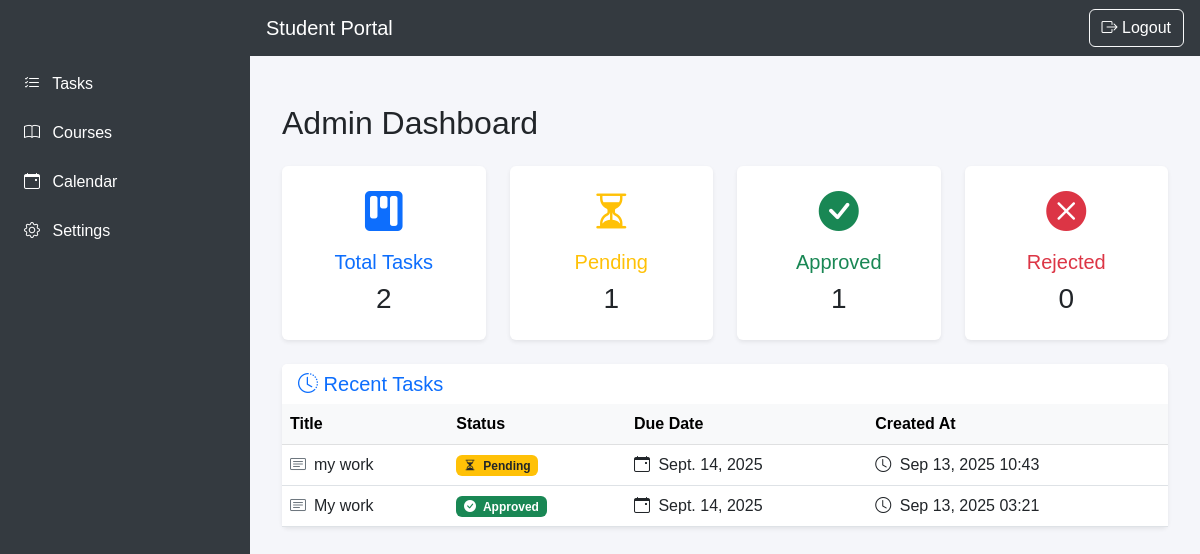
Before: /adminn/dashboard (signed in) with the older database file.
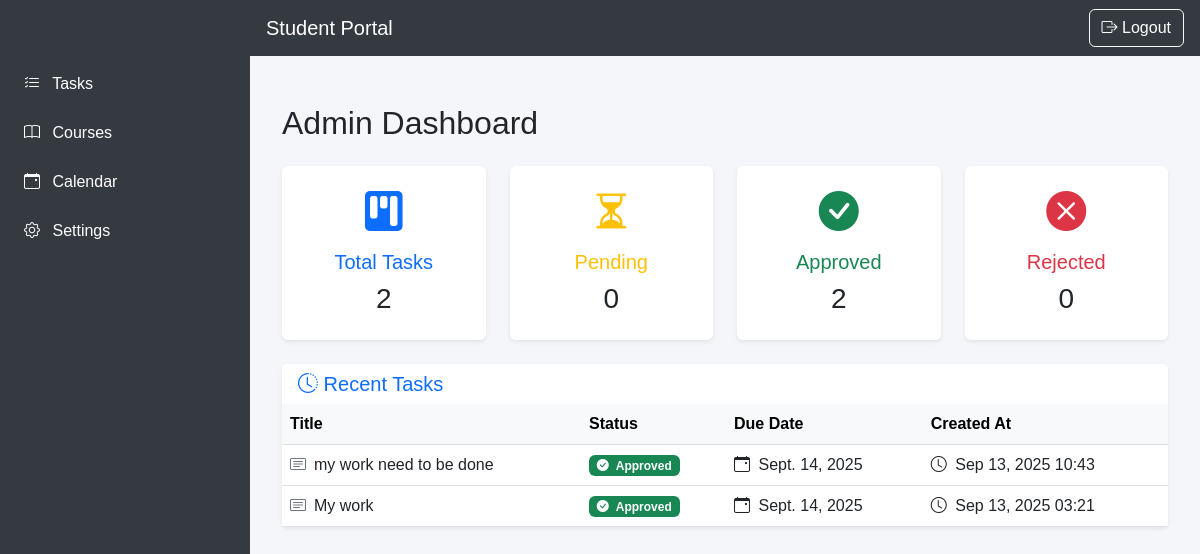
After: the same page with the newer database file.
### assignments/models.py (models this page shows, shortened)
class Task(models.Model):
    STATUS_CHOICES = (
        ("pending", "Pending"),
        ("approved", "Approved"),
        ("rejected", "Rejected"),
    )
    title = models.CharField(max_length=255)
    description = models.TextField(blank=True, null=True)
    due_date = models.DateField()
    status = models.CharField(
        max_length=20,
        choices=STATUS_CHOICES,
        default="pending"
    )
    amount = models.DecimalField(max_digits=8, decimal_places=2, default=0.00)  # total cos
    is_deleted = models.BooleanField(default=False)
    is_paid = models.BooleanField(default=False)
    assigned_to = models.ForeignKey(
        settings.AUTH_USER_MODEL,
        on_delete=models.SET_NULL,
        related_name="tasks",
        null=True,
        blank=True
    )
    file = models.FileField(
        upload_to=task_file_upload_path,
        storage=protected_storage,
        validators=[validate_file_extension, validate_file_size],
        blank=True,
        null=True
    )
    completed_file = models.FileField(
        upload_to=task_file_upload_path,
        storage=protected_storage,
        validators=[validate_file_extension, validate_file_size],
        blank=True,
        null=True
    )
    created_by = models.ForeignKey(
        settings.AUTH_USER_MODEL,
        on_delete=models.CASCADE,
        related_name="created_tasks"
    )
    created_at = models.DateTimeField(auto_now_add=True)

### accounts/views.py (the view)
# urls.py: path("adminn/dashboard", AdminDashboardView.as_view(), name="admin_dashboard"),
class AdminDashboardView(LoginRequiredMixin, TemplateView):
    template_name = "accounts/admin_dashboard.html"
    def get_context_data(self, **kwargs):
        context = super().get_context_data(**kwargs)
        context["title"] = "Admin Dashboard"
        context["pending_tasks"] = Task.objects.filter(status="pending", is_deleted=False)
        context["approved_tasks"] = Task.objects.filter(status="approved", is_deleted=False)
        context["rejected_tasks"] = Task.objects.filter(status="rejected", is_deleted=False)
        context["pending_count"] = context["pending_tasks"].count()
        context["approved_count"] = context["approved_tasks"].count()
        context["rejected_count"] = context["rejected_tasks"].count()
        context["total_count"] = Task.objects.filter(is_deleted=False).count()
        context["recent_tasks"] = Task.objects.filter(is_deleted=False).order_by("-created_at")[:5]
        return context

### accounts/templates/accounts/admin_dashboard.html
{% extends 'accounts/base.html' %}
{% block content %}
<div class="container mt-4">
  <h2>{{ title }}</h2>
  <div class="row mt-4">
    <div class="col-md-3">
      <div class="card shadow-sm border-0">
        <div class="card-body text-center">
          <i class="bi bi-kanban-fill text-primary fs-1"></i>
          <h5 class="text-primary mt-2">Total Tasks</h5>
          <h3>{{ total_count }}</h3>
        </div>
      </div>
    </div>
    <div class="col-md-3">
      <div class="card shadow-sm border-0">
        <div class="card-body text-center">
          <i class="bi bi-hourglass-split text-warning fs-1"></i>
          <h5 class="text-warning mt-2">Pending</h5>
          <h3>{{ pending_count }}</h3>
        </div>
      </div>
    </div>
    <div class="col-md-3">
      <div class="card shadow-sm border-0">
        <div class="card-body text-center">
          <i class="bi bi-check-circle-fill text-success fs-1"></i>
          <h5 class="text-success mt-2">Approved</h5>
          <h3>{{ approved_count }}</h3>
        </div>
      </div>
    </div>
    <div class="col-md-3">
      <div class="card shadow-sm border-0">
        <div class="card-body text-center">
          <i class="bi bi-x-circle-fill text-danger fs-1"></i>
          <h5 class="text-danger mt-2">Rejected</h5>
          <h3>{{ rejected_count }}</h3>
        </div>
      </div>
    </div>
  </div>
  <div class="card shadow-sm border-0 mt-4">
    <div class="card-header bg-white border-0">
      <h5 class="mb-0 text-primary">
        <i class="bi bi-clock-history"></i> Recent Tasks
      </h5>
    </div>
    <div class="card-body p-0">
      <table class="table table-hover mb-0">
        <thead class="table-light">
          <tr>
            <th>Title</th>
            <th>Status</th>
            <th>Due Date</th>
            <th>Created At</th>
          </tr>
        </thead>
        <tbody>
          {% for task in recent_tasks %}
          <tr>
            <td><i class="bi bi-card-text text-secondary me-2"></i>{{ task.title }}</td>
            <td>
              {% if task.status == "pending" %}
                <span class="badge bg-warning text-dark">
                  <i class="bi bi-hourglass-split me-1"></i> Pending
                </span>
              {% elif task.status == "approved" %}
                <span class="badge bg-success">
                  <i class="bi bi-check-circle-fill me-1"></i> Approved
                </span>
              {% else %}
                <span class="badge bg-danger">
                  <i class="bi bi-x-circle-fill me-1"></i> Rejected
                </span>
              {% endif %}
            </td>
            <td><i class="bi bi-calendar-event me-1"></i> {{ task.due_date }}</td>
            <td><i class="bi bi-clock me-1"></i> {{ task.created_at|date:"M d, Y H:i" }}</td>
          </tr>
          {% empty %}
          <tr>
            <td colspan="4" class="text-center text-muted py-3">
              <i class="bi bi-exclamation-circle"></i> No recent tasks
            </td>
          </tr>
          {% endfor %}
        </tbody>
      </table>
    </div>
  </div>
</div>
{% endblock %}

### accounts/templates/accounts/base.html (shortened to what this page needs)
{% load static %}
<!DOCTYPE html>
<html lang="en">
<head>
<link href="https://cdn.jsdelivr.net/npm/bootstrap@5.3.0/dist/css/bootstrap.min.css" rel="stylesheet">
<link href="https://cdn.jsdelivr.net/npm/bootstrap-icons/font/bootstrap-icons.css" rel="stylesheet">
</head>
<body>
<nav class="navbar navbar-custom navbar-dark fixed-top">
    <div class="d-flex align-items-center">
        <a class="navbar-brand d-none d-lg-block me-3" href="#">
            {% if request.user.role == "student" %}
                Student Portal
            {% elif request.user.role == "admin" %}
                 Admin Portal
            {% endif %}
        </a>
    </div>
    <div class="d-flex ms-auto">
        <a class="btn btn-outline-light" href="{% url 'logout' %}">
            <i class="bi bi-box-arrow-right"></i> Logout
        </a>
    </div>
</nav>
<div id="sidebarDesktop" class="d-none d-lg-block">
    <ul class="nav flex-column p-2">
        <li class="nav-item mb-1">
            <a class="nav-link" href="{% url 'task_list' %}"><i class="bi bi-list-check"></i> Tasks</a>
        </li>
        <li class="nav-item mb-1">
            <a class="nav-link" href="#"><i class="bi bi-book"></i> Courses</a>
        </li>
        <li class="nav-item mb-1">
            <a class="nav-link" href="#"><i class="bi bi-calendar-event"></i> Calendar</a>
        </li>
        <li class="nav-item mb-1">
            <a class="nav-link" href="#"><i class="bi bi-gear"></i> Settings</a>
        </li>
    </ul>
</div>
<main>
    {% block content %}{% endblock %}
</main>
</body>
</html>

### accounts/templates/accounts/base.html (style rules this page uses)
body { font-family: 'Poppins', sans-serif; background-color: #f5f6fa; margin: 0; }
@media (min-width: 992px) { #sidebarDesktop { width: 250px; position: fixed; top: 0; bottom: 0; left: 0; background-color: #343a40; color: #fff; padding-top: 56px; z-index: 1020; } }
@media (min-width: 992px) { #sidebarDesktop .nav-link { color: #fff; margin-bottom: 5px; } }
@media (min-width: 992px) { .navbar-custom { margin-left: 250px; width: calc(100% - 250px); } }
@media (min-width: 992px) { main { margin-left: 250px; padding: 20px; padding-top: 80px; } }
.navbar-custom { background-color: #343a40; height: 56px; position: fixed; top: 0; left: 0; z-index: 1030; display: flex; justify-content: space-between; align-items: center; padding: 0 1rem; }
.navbar-custom .navbar-brand, .navbar-custom .btn { color: #fff; }
.nav-link i { margin-right: 8px; }

Changed rows visible on the page:
changed Task: title "my work" → "my work need to be done"; status "Pending" → "Approved"
Other visible differences:
{{ pending_count }}: "1" → "0"
{{ approved_count }}: "1" → "2"
